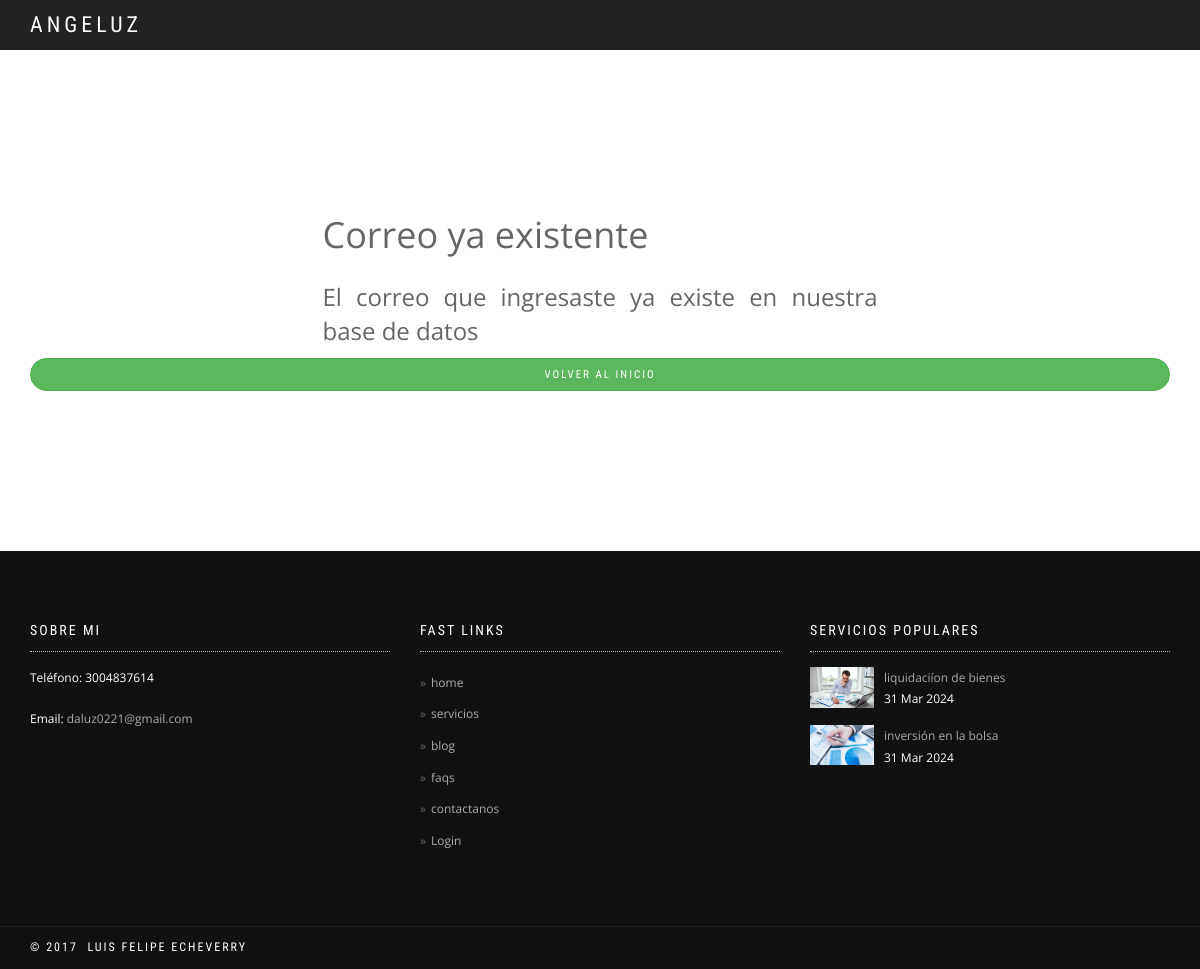
The page /newsletter/sucription on the database its author committed.
### aplications/home/models.py (models this page shows, shortened)
class InfoHome(models.Model):
    webTitle = models.CharField(max_length=200, verbose_name='Título de la web', help_text='texto que se mostrará en la pestaña del navegador')
    logoHome = models.ImageField(verbose_name='Logo de la web', upload_to='home', blank=True, null=True)
    eslogan = models.CharField(max_length=200, verbose_name='Eslogan', blank=True, null=True)
    active = models.BooleanField(verbose_name='Activo', default=False)
    phone = models.CharField(max_length=200, verbose_name='Teléfono', blank=True, null=True)
    whatsapp = models.IntegerField(max_length=200, verbose_name='whatsapp', blank=True, null=True)
    email = models.EmailField(verbose_name='Correo electrónico', blank=True, null=True)
    mainUrl = models.URLField(verbose_name='URL principal', blank=True, null=True)
    created = models.DateTimeField(auto_now_add=True, verbose_name='Fecha de creación')
    updated = models.DateTimeField(auto_now=True, verbose_name='Fecha de edición')
    objects = InfoHomeManager()
    class Meta:
        verbose_name = 'información general'
        verbose_name_plural = 'información general'
        ordering = ['-created']

class HeaderLinks(models.Model):
    name = models.CharField(max_length=200, verbose_name='Nombre')
    url = models.URLField(verbose_name='URL', blank=True, null=True)
    orden = models.SmallIntegerField(verbose_name='Orden', default=0)
    active = models.BooleanField(verbose_name='Activo', default=False)
    created = models.DateTimeField(auto_now_add=True, verbose_name='Fecha de creación')
    updated = models.DateTimeField(auto_now=True, verbose_name='Fecha de edición')
    objects = HeaderLinksManager()
    class Meta:
        verbose_name = 'enlace del menú'
        verbose_name_plural = 'enlaces del menú'
        ordering = ['-orden']

### aplications/service/models.py (models this page shows, shortened)
class Service(models.Model):
    title = models.CharField(max_length=200, verbose_name='Título')
    subtitle = models.CharField(max_length=200, verbose_name='Subtítulo', blank=True, null=True)
    summary = models.TextField(verbose_name='Resumen', blank=True, null=True)
    description = RichTextUploadingField('Contenido')
    slug = models.SlugField(verbose_name='Slug', unique=True)
    icon = models.CharField(max_length=200, verbose_name='Icono',blank=True, null=True , help_text='Usar una clase de Fontawesome, consultar los iconos en https://fontawesome.com/search?m=free&o=r, icon que se verá en la home')
    image = models.ImageField(verbose_name='Imagen', upload_to='services', blank=True, null=True)
    active = models.BooleanField(verbose_name='Activo', default=True)
    destacado = models.BooleanField(verbose_name='Destacado', default=False)
    showHome = models.BooleanField(verbose_name='Mostrar en Home', default=True)
    created = models.DateTimeField(auto_now_add=True, verbose_name='Fecha de creación')
    updated = models.DateTimeField(auto_now=True, verbose_name='Fecha de edición')
    objects = ServiceManager()
    class Meta:
        verbose_name = 'servicio'
        verbose_name_plural = 'servicios'
        ordering = ['-created']

### aplications/newsletter/views.py (the view, shortened to what this page needs)
class NewsletterAddEmailView(FormView):
    form_class = NewsletterSubscriptionForm
    success_url = '/'
    template_name = 'newsletter/email_exist.html'

### aplications/context_processor.py (called while the page is built)
def header_and_footer(request):
    links = HeaderLinks.objects.get_menu_links()
    infoHome = InfoHome.objects.activo()
    hotServices = Service.objects.hot_services()
    whatsapp = InfoHome.objects.get_whatsapp()
    main_url = InfoHome.objects.get_main_url()
    return {
        'media_url': '/media/',
        'menu_header': links,
        'infoHome': infoHome,
        'hotServices': hotServices,
        'whatsapp': whatsapp,
        'main_url': main_url,
    }

### aplications/home/managers.py (called while the page is built)
    def get_menu_links(self):
        return self.filter(
            active=True,
        ).order_by('orden')

    def activo(self):
        return self.filter(
            active=True,
        ).first()

    def get_whatsapp(self):
        try:
            return self.filter(
                active=True,
            ).first().whatsapp
        except:
            return 'No hay número de whatsapp registrado'

    def get_main_url(self):
        try:
            return self.filter(
                active=True,
            ).first().mainUrl
        except:
            return 'No hay URL principal registrada'

### aplications/service/managers.py (called while the page is built)
    def hot_services(self):
        return self.filter(
            active=True,
            destacado=True,
        ).order_by('created')

### templates/newsletter/email_exist.html (shortened to what this page needs)
{% extends 'base.html' %}
{% block content %}
<main>
    <nav class="navbar navbar-custom navbar-fixed-top" role="navigation">
        <div class="container">
            <div class="navbar-header">
                        <a class="navbar-brand"
                    href="http://localhost:8000/">{{ infoHome.eslogan }}</a>
            </div>
            <div class="collapse navbar-collapse" id="custom-collapse">
                <ul class="nav navbar-nav navbar-right">
                    {% for link in menu_header %}
                    <li class="dropdown">
                        <a href="{{ link.url }}">{{link.title}}</a>
                    </li>
                    {% endfor %}
                </ul>
            </div>
        </div>
    </nav>
    <div class="main">
        <section class="module">
            <div class="container">
                <div class="row">
                    <div class="col-sm-6 col-sm-offset-3">
                        <h1>Correo ya existente</h1>
                        <h3 style="text-align: justify;">El correo que ingresaste ya existe en nuestra base de datos
                        </h3>
                    </div>
                </div>
                <div class="row">
                    <div class="col-sm-12">
                        <p>
                            <a href="{{ main_url }}">
                                <button class="btn btn-success btn-circle btn-block" type="button">
                                    Volver al inicio
                                </button>
                            </a>
                        </p>
                    </div>
                </div>
            </div>
        </section>
</main>
{% endblock content %}

### templates/includes/header_v1.html (shortened to what this page needs)
{% load static %}
<nav class="navbar navbar-custom navbar-fixed-top navbar-transparent" role="navigation">
    <div class="container">
      <div class="navbar-header">
        <a class="navbar-brand" href="{{ main_url}}"></a>
      </div>
      <div class="collapse navbar-collapse" id="custom-collapse">
        <ul class="nav navbar-nav navbar-right">
          {% for link  in menu_header %}
              {% if user.is_authenticated %}
                {% if "Login" in link.name %}
                  <li class="dropdown">
                    <a href="{% url 'users_app:user-logout' %}">Logout</a>
                  </li>
                {% else %}
                  <li class="dropdown">
                    <a href="{{ link.url }}">{{link.name}}</a>
                  </li>
                {% endif %}
            {% else %}
                <li class="dropdown">
                  <a href="{{ link.url }}">{{link.name}}</a>
                </li>
            {% endif %}
          {% endfor %}
        </ul>
      </div>
    </div>
  </nav>

### templates/includes/footer.html (shortened to what this page needs)
<div class="module-small bg-dark">
    <div class="container">
      <div class="row">
        <div class="col-sm-4">
          <div class="widget">
            <h5 class="widget-title font-alt">Sobre mi</h5>
            <p>Teléfono: {{ infoHome.phone }}</p>
            <p>Email: <a href="mailto:{{infoHome.email}}">{{ infoHome.email }}</a></p>
          </div>
        </div>
        <div class="col-sm-4">
          <div class="widget">
            <h5 class="widget-title font-alt">Fast links</h5>
            <ul class="icon-list">
                {% for link in menu_header %}
                    <li><a href="{{link.url}}">{{ link.name }}</a></li>
                {% endfor %}
            </ul>
          </div>
        </div>
        <div class="col-sm-4">
          <div class="widget">
            <h5 class="widget-title font-alt">Servicios Populares</h5>
            <ul class="widget-posts">
                {% for hot_service in hotServices %}
                    <li class="clearfix">
                        <div class="widget-posts-image"><a href="{% url 'service_app:servicio_detail' hot_service.slug %}"><img src="{{ media_url }}{{ hot_service.image }}" alt="Post Thumbnail"/></a></div>
                        <div class="widget-posts-body">
                          <div class="widget-posts-title"><a href="{% url 'service_app:servicio_detail' hot_service.slug %}">{{ hot_service.title }}</a></div>
                          <div class="widget-posts-meta">{{ hot_service.created|date:"d M Y" }}</div>
                        </div>
                    </li>
                {% endfor %}
            </ul>
          </div>
        </div>
      </div>
    </div>
  </div>
  <footer class="footer bg-dark">
    <div class="container">
      <div class="row">
        <div class="col-sm-6">
          <p class="copyright font-alt">&copy; 2017&nbsp; luis Felipe Echeverry</p>
        </div>
        <div class="col-sm-6">
        </div>
      </div>
    </div>
  </footer>

### static/css/style.css (style rules this page uses)
html { overflow-y: scroll; overflow-x: hidden; -ms-overflow-style: scrollbar; }
body { background: #fff; font: 400 12px/1.8 "Open Sans", sans-serif; color: #666; -webkit-font-smoothing: antialiased; }
img { max-width: 100%; height: auto; }
a, .btn { transition: all 0.125s ease-in-out 0s; }
.btn, .well, .panel, .progress, .form-control, .form-control:hover, .form-control:focus, .navbar-custom .dropdown-menu { box-shadow: none; }
.navbar-custom + .main { margin-top: 50px; }
.main { position: relative; background-color: #fff; z-index: 1; }
.module, .module-small { position: relative; padding: 140px 0; background-repeat: no-repeat; background-position: 50% 50%; background-size: cover; }
.module-small { padding: 70px 0; }
.bg-dark, .bg-dark-30, .bg-dark-60, .bg-dark-90, .bg-dark .module-title, .bg-dark-30 .module-title, .bg-dark-60 .module-title, .bg-dark-90 .module-title, .bg-dark .module-subtitle, .bg-dark-30 .module-subtitle, .bg-dark-60 .module-subtitle, .bg-dark-90 .module-subtitle, .bg-dark .alt-module-subtitle h5, .bg-dark-30 .alt-module-subtitle h5, .bg-dark-60 .alt-module-subtitle h5, .bg-dark-90 .alt-module-subtitle h5 { color: #fff; }
.bg-dark { background: #111; }
.btn { border-radius: 0; font-family: "Roboto Condensed", sans-serif; text-transform: uppercase; letter-spacing: 2px; font-size: 11px; padding: 8px 37px; }
.btn.btn-circle { border-radius: 30px; }
a { color: #111; }
.bg-dark a { color: #aaa; }
h1, h2, h3, h4, h5, h6 { line-height: 1.4; font-weight: 400; }
p, ol, ul, blockquote { margin: 0 0 20px; }
.font-alt { font-family: "Roboto Condensed", sans-serif; text-transform: uppercase; letter-spacing: 2px; }
.navbar-custom { background-color: rgba(10, 10, 10, 0.9); border: 0; border-radius: 0; z-index: 1000; font-family: "Roboto Condensed", sans-serif; text-transform: uppercase; letter-spacing: 3px; font-size: 11px; transition: background, padding 0.4s ease-in-out 0s; }
.navbar a { transition: color 0.125s ease-in-out 0s; }
.navbar-custom .navbar-brand { letter-spacing: 4px; font-weight: 400; font-size: 22px; color: #fff; }
.navbar-custom .nav li > a { position: relative; color: rgba(255, 255, 255, 0.7); }
.footer { padding: 10px 0; }
.footer .copyright { margin: 0; }
.widget .widget-title { border-bottom: 1px dotted #c2c2c2; font-size: 14px; padding: 0 0 10px; margin: 0 0 15px; }
.widget ul { list-style: none; padding: 0; margin: 0; }
.widget .icon-list li { padding: 5px 0; }
.widget .icon-list li a:before { content: "\00BB"; color: #666666; padding-right: 5px; }
.widget-posts li { margin: 0 0 15px; }
.widget-posts li:last-child { margin: 0; }
.widget-posts-image { float: left; width: 64px; }
.widget-posts-body { margin-left: 74px; }
@media (min-width: 768px) { .navbar-transparent { background: transparent; padding-bottom: 15px; padding-top: 15px; } }

### rows shown on the page
InfoHome: eslogan "ANGELUZ", phone "3004837614", email "daluz0221@gmail.com"
HeaderLinks: name "home"
HeaderLinks: name "servicios"
HeaderLinks: name "blog"
HeaderLinks: name "faqs"
HeaderLinks: name "contactanos"
HeaderLinks: name "Login"
Service: image (picture), title "liquidaciíon de bienes", created "31 Mar 2024"
Service: image (picture), title "inversión en la bolsa", created "31 Mar 2024"
